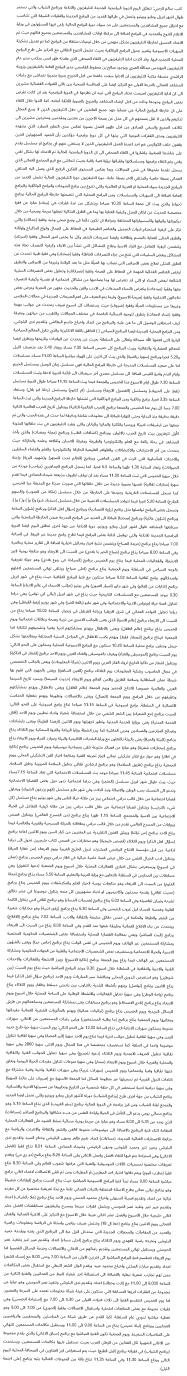
#> input picture Dataset/capr1.png, 745 x 5502 px (shown at 1/4 size); its folder holds only this picture in this run
$ python -i preprocessing.py   (imports and definitions only)
#> lines starting #> are read from the running program, lines starting #| are printed output that depends on the picture; after the words box and inside, x2 and y2 are one past the last pixel; in counts of white or black regions, pixels touching at a corner belong together
#> further down, picture is the input picture: shape (5502, 745); min 0, max 255, mean 238.1
# -*- coding: utf-8 -*-
import cv2
import numpy as np
from skimage.color import rgb2gray
import skimage.io as io
from skimage.filters import gaussian, threshold_otsu
from skimage.feature import canny
from skimage.transform import probabilistic_hough_line, rotate
from feature_extraction import f_get_dots, f_get_holes, f_ft, f_multi_lbp, get_features

# ========== #
# De-skewing #
# ========== #

def deskew_1(img):
    img_blur = cv2.medianBlur(img,5).astype('uint8')
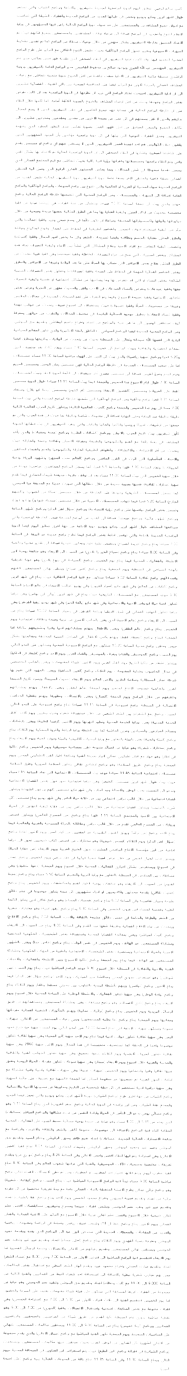
#> img_blur: shape (5502, 745) (shown at 1/4 size); min 17, max 255, mean 249
    thresh = cv2.threshold(cv2.bitwise_not(img_blur), 0, 255,cv2.THRESH_BINARY | cv2.THRESH_OTSU)[1]
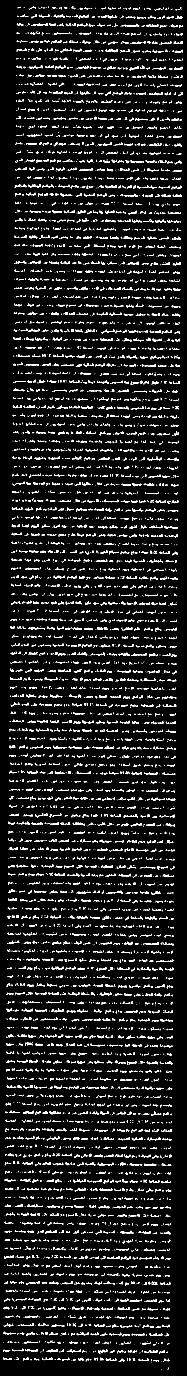
#> thresh: shape (5502, 745) (shown at 1/4 size); 5.7% white; 9458 white regions (5997 under 20 px), largest, box (x1, y1, x2, y2) and area: (390, 4651, 455, 4663) 294, (590, 1830, 648, 1843) 273, (207, 3867, 256, 3878) 254
    coords = np.column_stack(np.where(thresh > 0))
#> coords = 234817 pairs, first value 24 to 5480, second value 12 to 731
    angle = cv2.minAreaRect(coords)[-1]
#> angle = -0.591
    if angle < -45:
        angle = -(90 + angle)
    else:
        angle = -angle
#> angle = 0.591
    (h, w) = img.shape[:2]
#> h = 5502; w = 745
    center = (w // 2, h // 2)
#> center = (372, 2751)
    M = cv2.getRotationMatrix2D(center, angle, 1.0)
#> M = [[1, 0.0103, -28.35], [-0.0103, 1, 3.98]]
    rotated = cv2.warpAffine(img, M, (w, h),flags=cv2.INTER_CUBIC, borderMode=cv2.BORDER_REPLICATE)
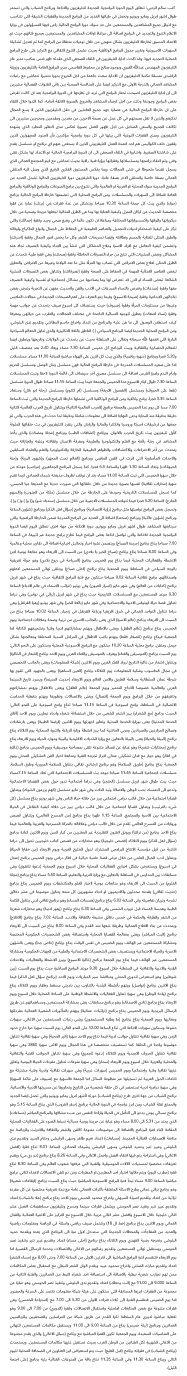
#> rotated: shape (5502, 745) (shown at 1/4 size); min 0, max 255, mean 237.6
    return rotated

def deskew_2(img):
    image = rgb2gray(img)

    #threshold to get rid of extraneous noise
    thresh = threshold_otsu(image)
#> thresh = 157
    normalize = image > thresh
#> normalize: shape (5502, 745) bool; 92.9% white; black in thin lines or dots, all inside (x1, y1, x2, y2) = (39, 25, 706, 5480)

    # gaussian blur
    blur = gaussian(normalize, 3)

    # canny edges in scikit-image
    edges = canny(blur)
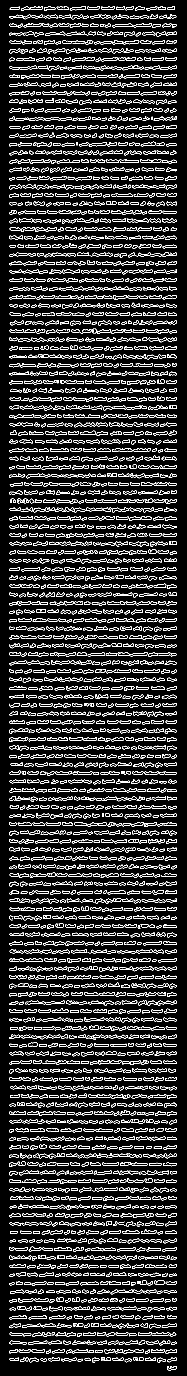
#> edges: shape (5502, 745) bool (shown at 1/4 size); 6.2% white in thin lines or dots, all inside (x1, y1, x2, y2) = (37, 24, 708, 5481)

    # hough lines
    hough_lines = probabilistic_hough_line(edges)
#> hough_lines = 10 items

    # hough lines returns a list of points, in the form ((x1, y1), (x2, y2))
    # representing line segments. the first step is to calculate the slopes of
    # these lines from their paired point values
    slopes = [(y2 - y1)/(x2 - x1) if (x2-x1) else 0 for (x1,y1), (x2, y2) in hough_lines]
#> slopes = [0, 0, 0, 0, 0, 0, 0, 0, 0, 0]

    # it just so happens that this slope is also y where y = tan(theta), the angle
    # in a circle by which the line is offset
    rad_angles = [np.arctan(x) for x in slopes]
#> rad_angles = [0, 0, 0, 0, 0, 0, 0, 0, 0, 0]

    # and we change to degrees for the rotation
    deg_angles = [np.degrees(x) for x in rad_angles]
#> deg_angles = [0, 0, 0, 0, 0, 0, 0, 0, 0, 0]

    # which of these degree values is most common?
    histo = np.histogram(deg_angles, bins=180)

    # correcting for 'sideways' alignments
    rotation_number = histo[1][np.argmax(histo[0])]
#> rotation_number = 0

    if rotation_number > 45:
        rotation_number = -(90-rotation_number)
    elif rotation_number < -45:
        rotation_number = 90 - abs(rotation_number)

    return (rotate(img,rotation_number,cval=1) * 255).astype(np.uint8)

def deskew(img):
    return deskew_2(deskew_1(img))

# ============ #
# Thresholding #
# ============ #

# [7 lines left out: function thresholding, not called in this run]

# ============= #
# Fetching Data #
# ============= #

from segmentation import get_lines, extract_words_one_line, get_char_from_word
from time import time
import skimage.io as io
import os

char_to_int = {
    'ا': 1,
    'ب': 2,
    'ت': 3,
    'ث': 4,
    'ج': 5,
    'ح': 6,
    'خ': 7,
    'د': 8,
    'ذ': 9,
    'ر': 10,
    'ز': 11,
    'س': 12,
    'ش': 13,
    'ص': 14,
    'ض': 15,
    'ط': 16,
    'ظ': 17,
    'ع': 18,
    'غ': 19,
    'ف': 20,
    'ق': 21,
    'ك': 22,
    'ل': 23,
    'م': 24,
    'ن': 25,
    'ه': 26,
    'و': 27,
    'ي': 28,
    'لا': 29
}

int_to_char = (' ',
    'ا',
    'ب',
    'ت',
    'ث',
    'ج',
    'ح',
    'خ',
    'د',
    'ذ',
    'ر',
    'ز',
    'س',
    'ش',
    'ص',
    'ض',
    'ط',
    'ظ',
    'ع',
    'غ',
    'ف',
    'ق',
    'ك',
    'ل',
    'م',
    'ن',
    'ه',
    'و',
    'ي',
    'لا'
)

# [82 lines left out: functions get_char_images, save_predictions, not called in this run]

Y = [1, 2, 3, 0, 2, 3]
# save_predictions(Y, 'pred/t1.txt')

# [74 lines left out: functions get_char_images_pred, save_char_imgs, save_labels, save_features, load_dataset, not called in this run]

>>> import cv2
>>> picture = cv2.imread('Dataset/capr1.png', cv2.IMREAD_GRAYSCALE)
>>> result = deskew(picture)

$ run again, on Dataset/capr10.png
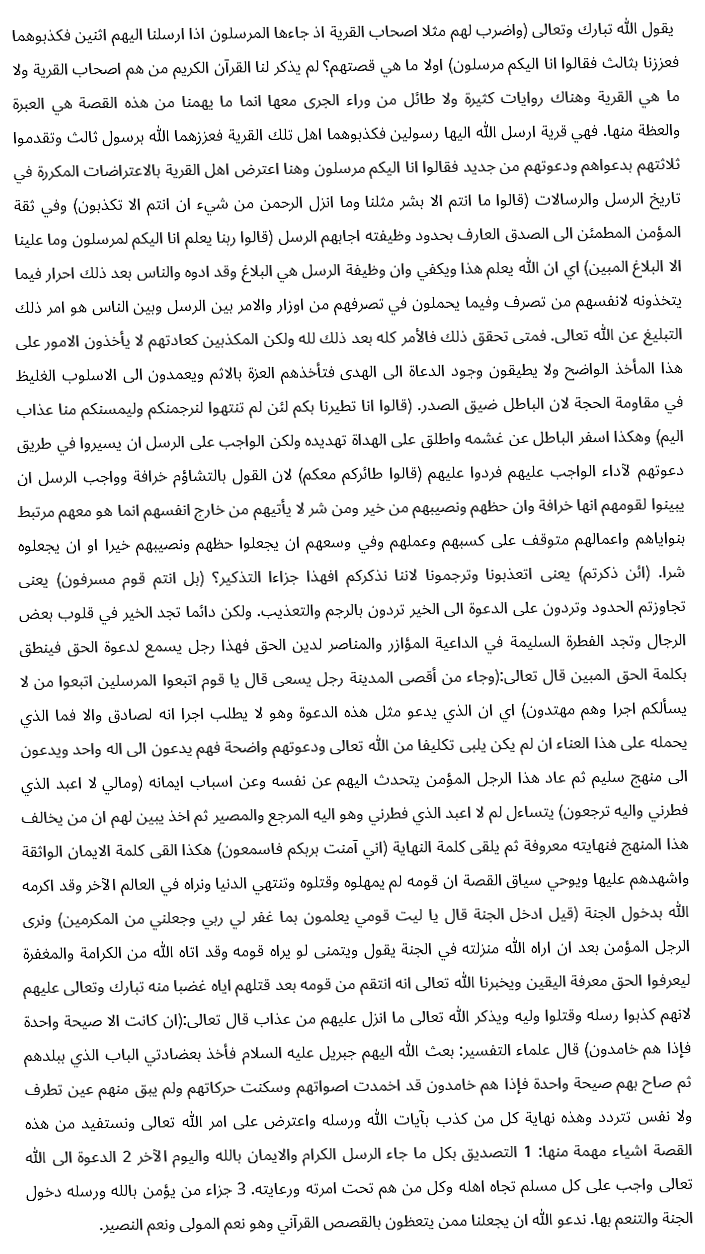
#> input picture Dataset/capr10.png, 705 x 1254 px
#> picture is the input picture: shape (1254, 705); min 0, max 255, mean 237.5
#> in deskew_1, `thresh = cv2.threshold(cv2.bitwise_not(img_blur), 0, 255,cv2.THRESH_BI..`:
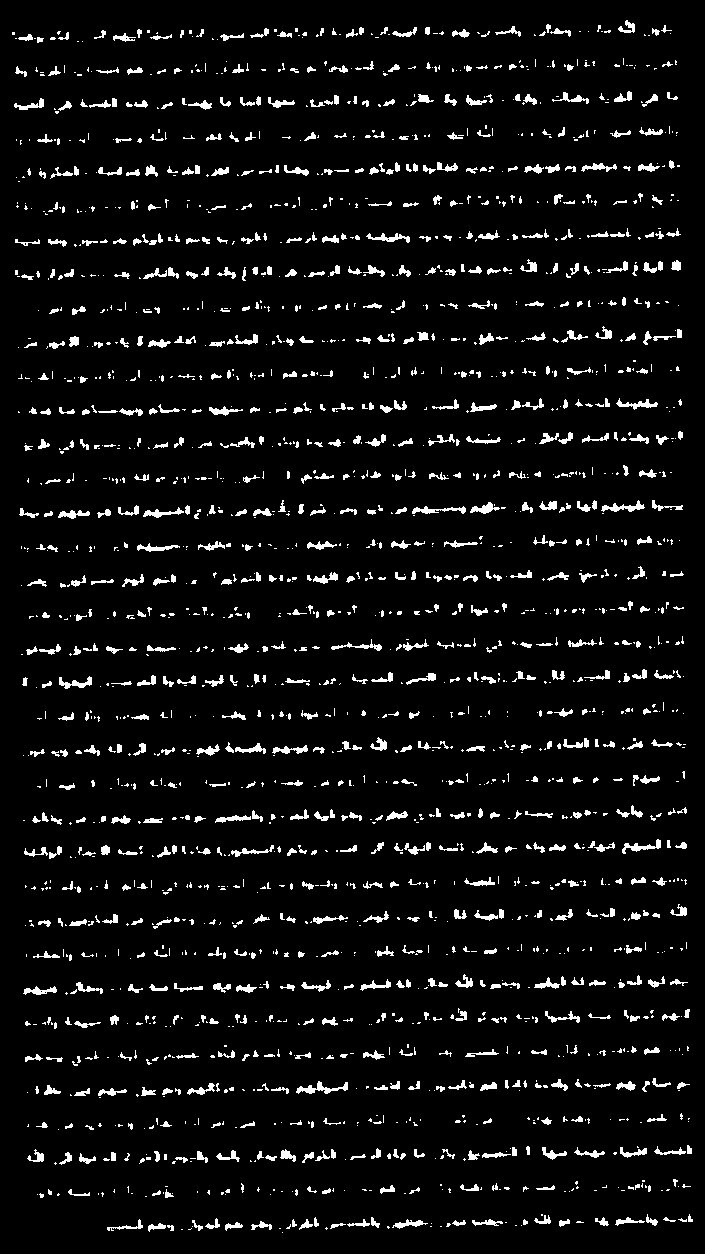
#> thresh: shape (1254, 705); 5.8% white; 2169 white regions (1339 under 20 px), largest, box (x1, y1, x2, y2) and area: (296, 1081, 348, 1094) 263, (601, 500, 645, 512) 214, (412, 506, 466, 514) 206
#> coords = 51377 pairs, first value 20 to 1232, second value 12 to 692
#> in deskew_1, `angle = cv2.minAreaRect(coords)[-1]`: angle = -89.3
#> in deskew_1, `angle = -(90 + angle)`: angle = -0.698
#> M = [[1, -0.0122, 7.66], [0.0122, 1, -4.24]]
#> in deskew_2, `thresh = threshold_otsu(image)`: thresh = 156
#> normalize: shape (1254, 705) bool; 92.6% white; black in thin lines or dots
#> edges: shape (1254, 705) bool; 6.5% white in thin lines or dots
#> hough_lines = 255 items
#> slopes = 255 values, max 0.235 at index 178, min -0.185 at index 245, mean -0.000124
#> rad_angles = 255 values, max 0.231 at index 178, min -0.183 at index 245, mean -0.000125
#> deg_angles = 255 values, max 13.24 at index 178, min -10.49 at index 245, mean -0.00718
#> rotation_number = -0.0758
#> in deskew_2, `return (rotate(img,rotation_number,cval=1) * 255).astype(np.uint8)`:
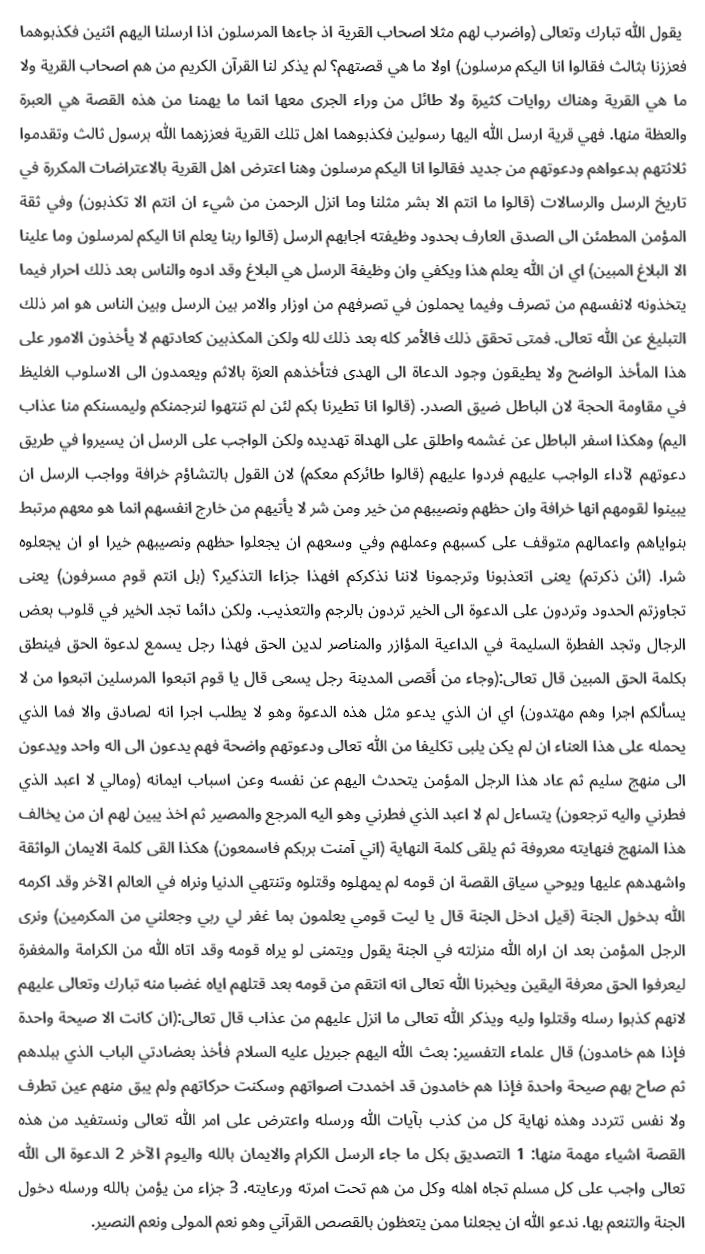
#> returned value: shape (1254, 705); min 0, max 255, mean 236.8
